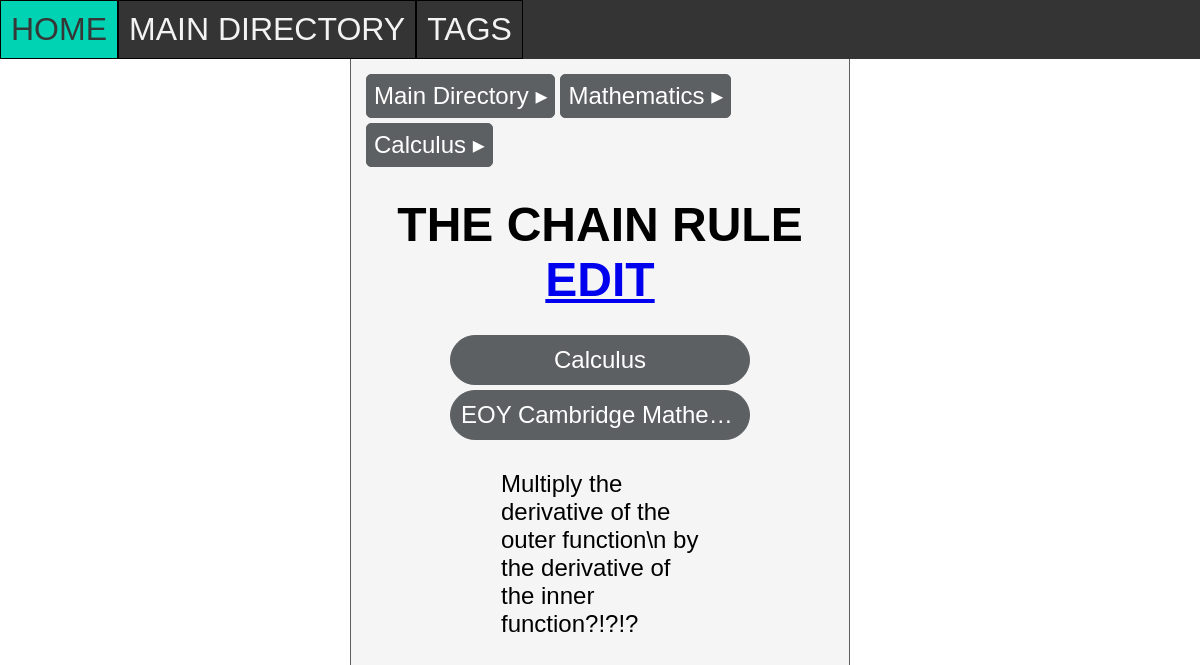
The page /entry/11 on the database its author committed.
### tables this page shows
CREATE TABLE FOLDER (id INTEGER PRIMARY KEY AUTOINCREMENT, parent_id INTEGER REFERENCES FOLDER (id), name STRING, info STRING, colour STRING);

CREATE TABLE ENTRY (id INTEGER PRIMARY KEY AUTOINCREMENT, parent_id INTEGER REFERENCES FOLDER (id), name STRING, entry STRING);

CREATE TABLE TAG (id INTEGER PRIMARY KEY AUTOINCREMENT, name STRING, info STRING);

### routes.py (the view)
@app.route('/entry/<int:id>')
def entry(id):
    information = retrieve("SELECT name, entry FROM ENTRY WHERE id = ?", (id,))
    tags = retrieve("SELECT id, name FROM ENTRYTAG JOIN TAG ON TAG.id = tag_id WHERE entry_id = ?", (id,))
    ancestry = retrieve("WITH RECURSIVE generation AS (SELECT id,name,parent_id FROM FOLDER WHERE id = (SELECT parent_id FROM ENTRY WHERE id = ?) UNION ALL SELECT parent.id,parent.name,parent.parent_id FROM FOLDER parent JOIN generation g ON g.parent_id = parent.id) SELECT id,name FROM generation",(id,))
    ancestry.reverse()
    return render_template('pages/entry.html', information=information, tags=tags, id=id, ancestry=ancestry)

### routes.py (called while the page is built)
def retrieve(query, parameters=None):
    conn = sqlite3.connect('notes_app.db')
    cur = conn.cursor()
    if parameters is None:
        cur.execute(query)
    else:
        cur.execute(query, parameters)
    results = cur.fetchall()
    conn.commit()
    return results

### templates/pages/entry.html
{% extends 'base_templates/layout.html' %}
{% block content %}
<div class="ancestry">
{% for parent in ancestry %}
    <a href="/folder/{{parent[0]}}">{{parent[1]}} ▸</a>
{% endfor %}
</div>
<div class="info">
    <h1>
        {{information[0][0]}}
        <a href="/edit-entry/{{id}}">Edit</a>
    </h1>
    {% if tags %}
    <br>
    <div class="tags">
        {% for tag in tags %}
            <a href="/tag/{{tag[0]}}" title="{{tag[1]}}">{{tag[1]}}</a>
        {% endfor %}
    </div>
    {% endif %}
</div>
<div class="entry">{{information[0][1]}}</div>
{% endblock %}

### static/css/style.css (style rules this page uses)
* { margin: 0; padding: 0; box-sizing: border-box; text-align: center; font-family: sans-serif; }
html,body { height: 100%; }
.tags { display: flex; flex-direction: row; justify-content: center; flex-wrap: wrap; gap: 5px; }
.tags a { padding: 10px; text-decoration: none; border:1px solid #5D6063; background-color: #5D6063; color: #fff; border-radius: 30px; overflow: hidden; text-overflow: ellipsis; width: 300px; white-space: nowrap; }
h1 { text-transform: uppercase; font-weight: bold; margin: 0; }
.info { margin: 30px 30px 30px 30px; font-size: 1.5em; display: block; }
.entry { white-space: pre-line; text-align: left; padding: 0px 150px 0px 150px; font-size: 1.5em; }
.ancestry { margin: 15px 15px 0px 15px; display: flex; flex-direction: row; justify-content: left; flex-wrap: wrap; gap: 5px; }
.ancestry a { padding: 7px; text-decoration: none; border:1px solid #5D6063; background-color: #5D6063; color: #fff; border-radius: 5px; font-size: 1.5em; }

### rows shown on the page
FOLDER: name "Main Directory"
FOLDER: name "Mathematics"
FOLDER: name "Calculus"
ENTRY: name "THE CHAIN RULE", entry "Multiply the derivative of the outer function\\n by the derivative of the inner function?!?!?"
TAG: name "Calculus"
TAG: name "EOY Cambridge Mathe…"
